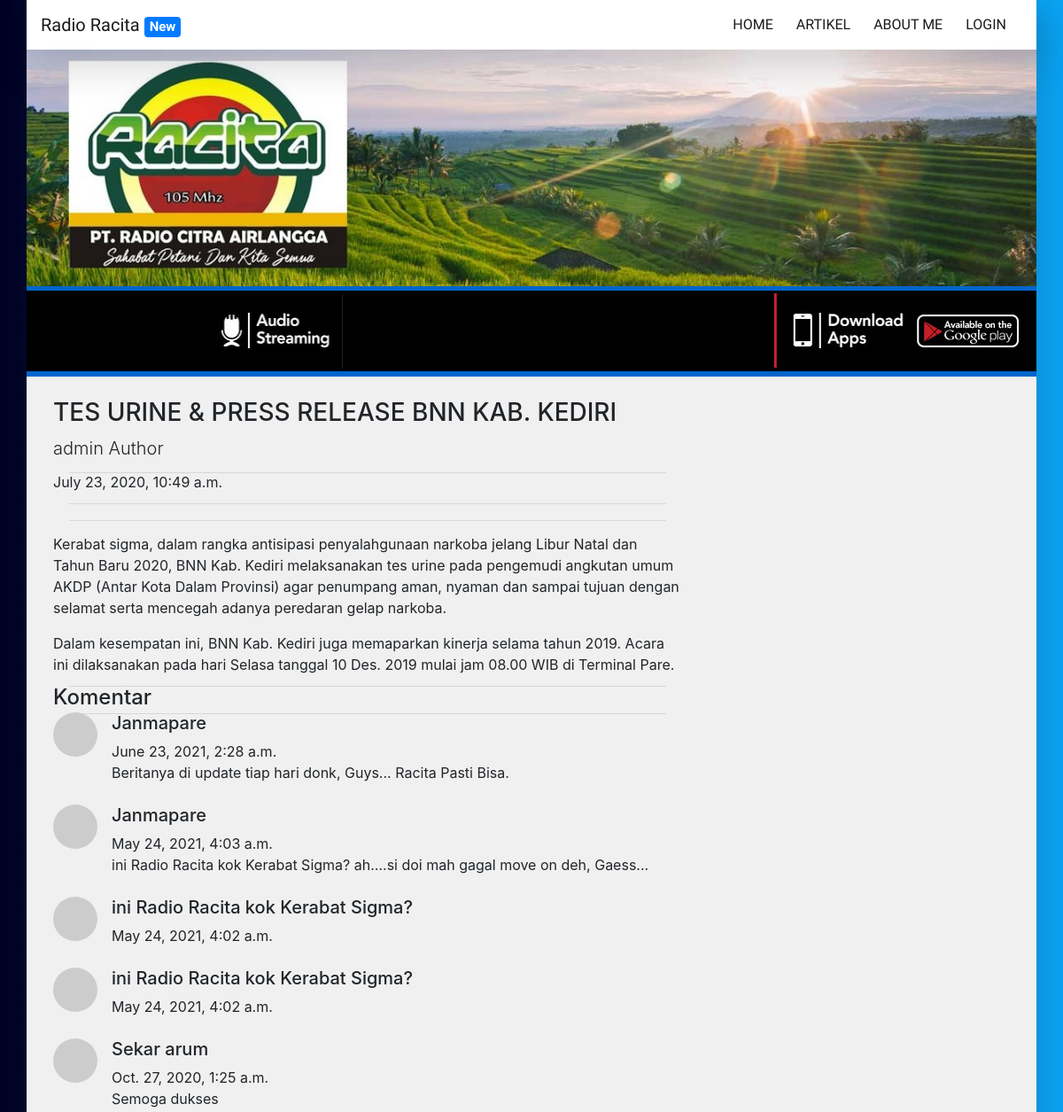
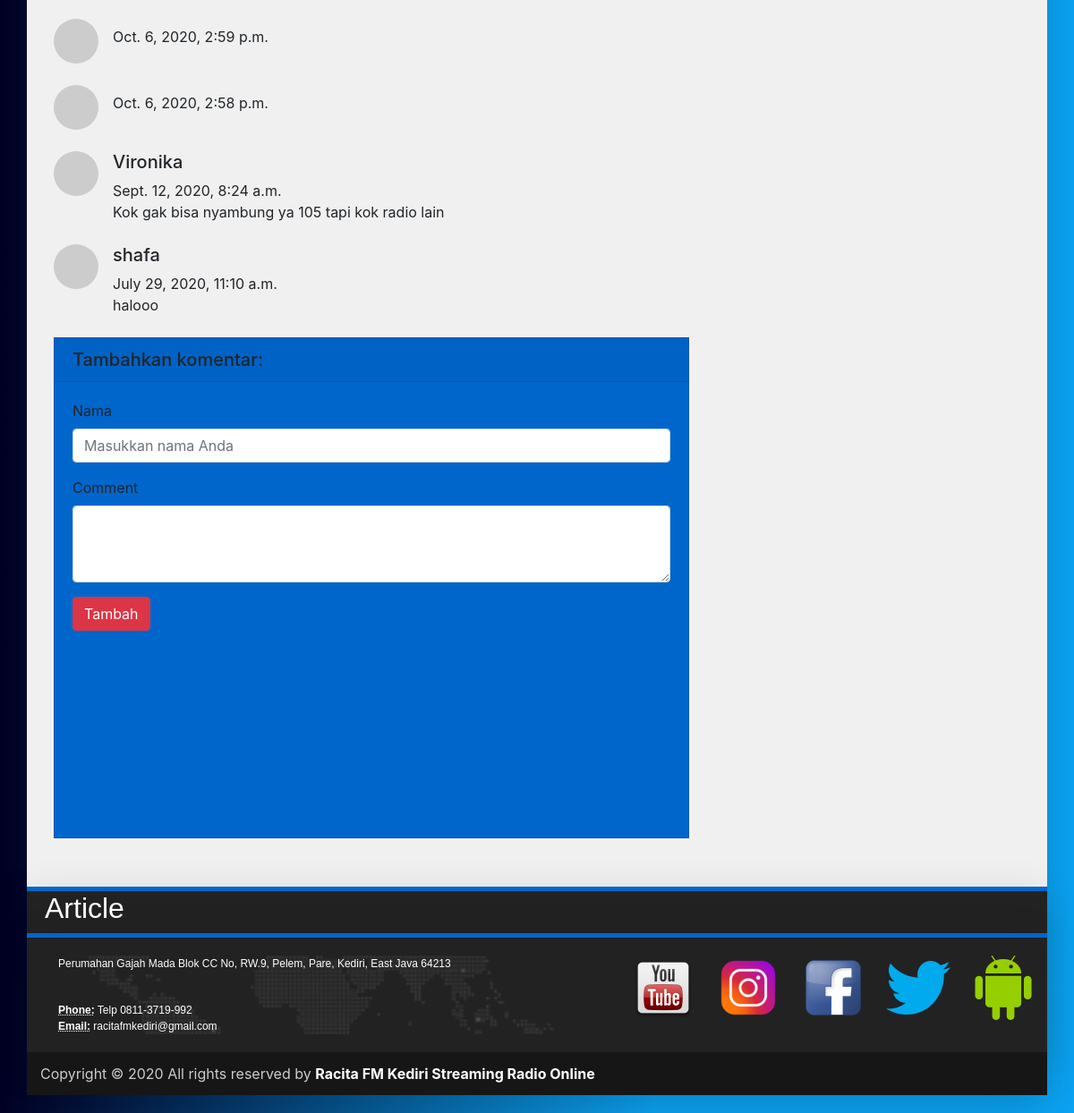
/articles/article/3, run on the app's committed database (2 pictures, top to bottom).
### article/models.py (models this page shows, shortened)
class Article(models.Model):
    author = models.ForeignKey("auth.User",on_delete = models.CASCADE,verbose_name = "Yazar ")
    title = models.CharField(max_length = 200,verbose_name = "Title")
    content = RichTextField()
    created_date = models.DateTimeField(auto_now_add=True,verbose_name="Oluşturulma Tarihi")
    article_image = models.FileField(blank = True,null = True,verbose_name="Tambahkan Foto ke Artikel")
    class Meta:
        ordering = ['-created_date']

class Comment(models.Model):
    article = models.ForeignKey(Article,on_delete = models.CASCADE,verbose_name = "Makale",related_name="comments")
    comment_author = models.CharField(max_length = 50,verbose_name = "İsim")
    comment_content = models.CharField(max_length = 200,verbose_name = "Yorum")
    comment_date = models.DateTimeField(auto_now_add=True)
    class Meta:
        ordering = ['-comment_date']

### article/views.py (the view)
# urls.py: path('article/<int:id>',views.detail,name = "detail"),
def detail(request,id):
    article = get_object_or_404(Article,id = id)
    comments = article.comments.all()
    return render(request,"detail.html",{"article":article,"comments":comments})

### templates/detail.html (shortened to what this page needs)
{% extends "layout.html" %}
{% block body %}
<div class="row">
    <div class="col-lg-8">
      <h3 class="mt-4">{{article.title}}</h3>
      <p class="lead">
        {{article.author.username}} Author
      </p>
      <hr>
      <p>{{article.created_date}}</p>
      <hr>
      <hr>
      <p class="lead">
          {{article.content|safe}}
      </p>
      <hr>
      <h4>Komentar</h4>
      <hr>
      {% if comments %}
      {% for comment in comments  %}
        <div class="media mb-4">
          <img class="d-flex mr-3 rounded-circle" src="http://placehold.it/50x50" alt="">
          <div class="media-body">
            <h5 class="mt-0">{{comment.comment_author}}</h5>
            {{comment.comment_date}} <br>
            {{comment.comment_content}}
          </div>
        </div>
      {% endfor %}
      {% else %}
      <div class ="alert alert-danger">
Tidak ada komentar yang ditulis pada artikel ini, jadilah orang pertama yang berkomentar!
      </div>
      {% endif %}
      <div class="card my-4">
          <h5 class="card-header">Tambahkan komentar:</h5>
          <div class="card-body">
            <form method = "post" action = "{% url 'article:comment' article.id %}">
              <div class="form-group">
                  <label for="formGroupExampleInput">Nama</label>
                  <input name = "comment_author" type="text" class="form-control" id="formGroupExampleInput" placeholder="Masukkan nama Anda">
                </div>
              <div class="form-group">
                  <label for="formGroupExampleInput">Comment</label>
                <textarea name = "comment_content" class="form-control" rows="3"></textarea>
              </div>
              <button type="submit" class="btn btn-danger">Tambah</button>
            </form>
          </div>
        </div>
        </div>
      </div>
{% endblock body %}

### templates/layout.html (shortened to what this page needs)
<!DOCTYPE html>
{% load static %}
<html lang="en">
<head>
    <link rel="stylesheet" href="https://stackpath.bootstrapcdn.com/bootstrap/4.5.0/css/bootstrap.min.css">
    <link rel="stylesheet" href="{% static 'css/style.css' %}">
    <link href="https://stackpath.bootstrapcdn.com/font-awesome/4.7.0/css/font-awesome.min.css" rel="stylesheet">
</head>
<body>
    <div   class="page" >
        <div class="container shadow-lg" style = "background-color:#f0f0f0;" >
        {% include "includes/navbar.html" %}
        <div style = "margin-top : 100px; margin-bottom:30px;" class = "container">
                {% include "header.html" %}
            {% block body %}
            {% endblock body %}
         </div>
         {% include "footer.html" %}
        </div>
    </div>
    </body>
</html>

### templates/includes/navbar.html (shortened to what this page needs)
<nav class="navbar navbar-expand-lg navbar-light bg-grey shadow-lg">
      <a class="navbar-brand" href="{% url 'index'  %}">Radio Racita
        {% if request.user.is_authenticated %} <span class="badge badge-info">Welcome ,
          {{request.user.username}} </span> {% else %} <span class="badge badge-primary">New</span> {% endif %}
      </a>
          <div class="collapse navbar-collapse" id="navbarCollapse">
              <ul class="navbar-nav ml-auto">
                <li class="nav-item active">
                  <a class="nav-link" href="{% url 'index'  %}">Home</a>
                </li>
                <li class="nav-item active">
                    <a class="nav-link" href="{% url 'article:articles'  %}">Artikel</a>
                </li>
                <li class="nav-item active">
                  <a class="nav-link" href="{% url 'about'  %}">About Me</a>
                </li>
              {% if request.user.is_authenticated %}
              <li class="nav-item active">
                <a class="nav-link" href="{% url 'article:dashboard'  %}">Control Panel</a>
              </li>
              <li class="nav-item active">
                <a class="nav-link" href="{% url 'user:register'  %}">Register</a>
              </li>
              <li class="nav-item active">
                <a class="nav-link" href="{% url 'user:logout'  %}">Logout</a>
              </li>
              {% else %}
              <li class="nav-item active">
                <a class="nav-link" href="{% url 'user:login'  %}">Login</a>
              </li>
              {% endif %}
              </ul>
            </div>
</nav>

### templates/header.html (shortened to what this page needs)
{% load static %}
       <div class="jumbotron ">
    </div>
    <div class="kotak">
         <div class="row">
             <div class="col-2" style="padding: 20px;padding-left: 30px;">
             </div>
             <div class="col-2">
                 <img  src="{% static 'img/audiostreaming.png' %}" alt="" width="145" height="90" />
                 </div>
               <div class="col-8">
                 <img  src="{% static 'img/download_app.png' %}" alt="" width="158" height="90">
                 <a  href="https://play.google.com/store/apps/details?id=com.fikri.radioracitanew">
 <img  src="{% static 'img/playstore.png' %}" alt="" width="138" height="90" border="0"></a>
               </div>
         </div>
     </div>

### templates/footer.html (shortened to what this page needs)
{% load static %}
<div  class="footer shadow-lg ">
    <h2 style="margin-left: 20px;">Article</h2>
  </div>
<div  class="footer shadow-lg ">
    <div  class="container">
        <div class="row">
         <div class="col-7 ">
           <div style="padding: 20px;">
                <div style="background: url({% static 'img/world-map.png' %}) no-repeat center center; background-size: 100%;">
                    <address>
                        Perumahan Gajah Mada Blok CC No, RW.9, Pelem, Pare, Kediri, East Java 64213							</address>
                    <br />
                    <abbr title="Phone Number"><strong style="color: #fff; text-decoration: none;">Phone:</strong></abbr> Telp 0811-3719-992<br>
                    <abbr title="Email Address"><strong style="color: #fff; text-decoration: none;">Email:</strong></abbr> racitafmkediri@gmail.com
                </div>
         </div>
         </div>
         <div class="col-1 col_footer_center mobile" >
            <a  href="{{youtube}}">
            <img  src="{% static 'img/youtube.png'%}" alt="" >
            </a>
         </div>
         <div class="col-1 col_footer_center mobile " >
            <a  href="{{instagram}}">
            <img  src="{% static 'img/instagram.png'%}" alt="" >
            </a>
         </div>
         <div class="col-1 col_footer_center mobile"  >
            <a  href="{{facebook}}">
            <img  src="{% static 'img/facebook.png'%}" alt="" >
            </a>
         </div>
         <div class="col-1 col_footer_center mobile"  >
            <a  href="{{twitter}}">
            <img  src="{% static 'img/twitter.png'%}" alt="" >
            </a>
         </div>
         <div class="col-1 col_footer_center mobile">
             <a  href="{{apk}}">
            <img  src="{% static 'img/android.png'%}" alt="" >
            </a>
</div>
    </div>
  </div>
</div>
<div class="footer-bottom">
    <div class="row">
        <div class="container">
            Copyright &copy; 2020 All rights reserved by <strong style="color: #fff;">Racita FM Kediri Streaming Radio Online</strong>
        </div>
    </div>
</div>

### static/css/style.css (style rules this page uses)
.page { padding-bottom: 20px; }
.col_footer_center { padding: 20px; padding-left: 10px; }
.card { height: 560px; background-color:#0066cc; border-radius: 0px; }
.kotak { background-color: black; height: 102px; text-align: right; position: relative; margin-top: -45px; margin-left: -30px; margin-right: -30px; border-top: 5px solid #0066cc; border-bottom: 6px solid #0066cc; }
.nav-link { text-transform: uppercase; margin-right: 10px; }
.footer { background-color: #222; border-width: 10px; margin-left: -15px; margin-right: -15px; border-top: 5px solid #0066cc; color: white; font-size: 12px; font-family: Verdana, Geneva, Tahoma, sans-serif; }
.footer-bottom { background: #161616; padding: 12px 0; color: #CCC; margin-left: -15px; margin-right: -15px; }
.navbar { margin-left: -15px; margin-right: -15px; z-index: 1; font-family: 'Viga', sans-serif; background-color: white; }
.jumbotron { background-image: url('../img/header.jpg'); background-size:cover; height: 300px; margin-top: -120px; margin-left: -30px; margin-right: -30px; position: relative; background-color: white; }
hr { width: 95%; margin-top:-4px; margin-bottom:-2px; }
@media (min-width:992px) { body { background: linear-gradient(90deg, rgba(2,0,36,1) 0%, rgba(11,164,244,1) 61%); } }
@media (min-width:992px) { .nav-link { height: 40px; text-transform: uppercase; margin-right: 10px; } }

### data on the page
Article: title "TES URINE & PRESS RELEASE BNN KAB. KEDIRI", author.username "admin", created_date "July 23, 2020, 10:49 a.m.", content "Kerabat sigma, dalam rangka antisipasi penyalahgunaan narkoba jelang Libur Natal dan Tahun Baru 2020, BNN Kab. Kediri melaksanakan tes urine pada pengemudi angkutan umum AKDP (Antar Kota Dalam Provinsi) agar penumpang aman, nyaman dan sampai tujuan dengan selamat serta mencegah adanya peredaran gelap narkoba. Dalam kesempatan ini, BNN Kab. Kediri juga memaparkan kinerja selama tahun 2019. Acara ini dilaksanakan pada hari Selasa tanggal 10 Des. 2019 mulai jam 08.00 WIB di Terminal Pare."
Comment: comment_author "Janmapare", comment_date "June 23, 2021, 2:28 a.m.", comment_content "Beritanya di update tiap hari donk, Guys... Racita Pasti Bisa."
Comment: comment_author "Janmapare", comment_date "May 24, 2021, 4:03 a.m.", comment_content "ini Radio Racita kok Kerabat Sigma? ah....si doi mah gagal move on deh, Gaess..."
Comment: comment_author "ini Radio Racita kok Kerabat Sigma?", comment_date "May 24, 2021, 4:02 a.m."
Comment: comment_author "ini Radio Racita kok Kerabat Sigma?", comment_date "May 24, 2021, 4:02 a.m."
Comment: comment_author "Sekar arum", comment_date "Oct. 27, 2020, 1:25 a.m.", comment_content "Semoga dukses"
Comment: comment_date "Oct. 6, 2020, 2:59 p.m."
Comment: comment_date "Oct. 6, 2020, 2:58 p.m."
Comment: comment_author "Vironika", comment_date "Sept. 12, 2020, 8:24 a.m.", comment_content "Kok gak bisa nyambung ya 105 tapi kok radio lain"
Comment: comment_author "shafa", comment_date "July 29, 2020, 11:10 a.m.", comment_content "halooo"
